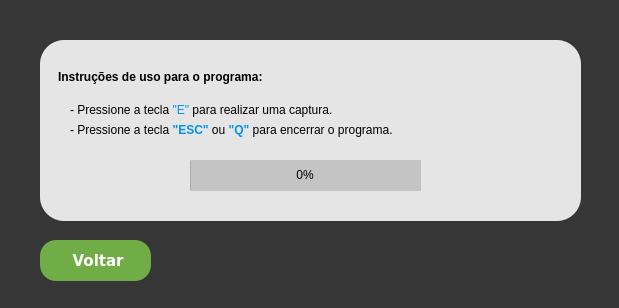
<?xml version="1.0" encoding="UTF-8"?>
<ui version="4.0">
 <class>MainWindow</class>
 <widget class="QMainWindow" name="MainWindow">
  <property name="geometry">
   <rect>
    <x>0</x>
    <y>0</y>
    <width>619</width>
    <height>308</height>
   </rect>
  </property>
  <property name="windowTitle">
   <string>MainWindow</string>
  </property>
  <property name="styleSheet">
   <string notr="true">background-color:#363636;</string>
  </property>
  <widget class="QWidget" name="centralwidget">
   <widget class="QFrame" name="frame">
    <property name="geometry">
     <rect>
      <x>40</x>
      <y>40</y>
      <width>541</width>
      <height>181</height>
     </rect>
    </property>
    <property name="styleSheet">
     <string notr="true">border-radius:24px;
background-color:#e5e5e5;</string>
    </property>
    <property name="frameShape">
     <enum>QFrame::StyledPanel</enum>
    </property>
    <property name="frameShadow">
     <enum>QFrame::Raised</enum>
    </property>
    <widget class="QLabel" name="label_5">
     <property name="geometry">
      <rect>
       <x>30</x>
       <y>50</y>
       <width>421</width>
       <height>41</height>
      </rect>
     </property>
     <property name="styleSheet">
      <string notr="true">QLabel{
font:400 12pt &quot;Verdana&quot;;
color:black;
}</string>
     </property>
     <property name="text">
      <string>&lt;html&gt;&lt;head/&gt;&lt;body&gt;&lt;p&gt;- Pressione a tecla&lt;span style=&quot; font-weight:496; color:#0293ee;&quot;&gt; &amp;quot;E&amp;quot;&lt;/span&gt; para realizar uma captura.&lt;/p&gt;&lt;/body&gt;&lt;/html&gt;</string>
     </property>
     <property name="wordWrap">
      <bool>true</bool>
     </property>
    </widget>
    <widget class="QLabel" name="label_6">
     <property name="geometry">
      <rect>
       <x>30</x>
       <y>80</y>
       <width>501</width>
       <height>21</height>
      </rect>
     </property>
     <property name="styleSheet">
      <string notr="true">QLabel{
font:400 12pt &quot;Verdana&quot;;
color:black;
}</string>
     </property>
     <property name="text">
      <string>&lt;html&gt;&lt;head/&gt;&lt;body&gt;&lt;p&gt;- Pressione a tecla &lt;span style=&quot; color:#0293ee;font-weight:500&quot;&gt;&amp;quot;ESC&amp;quot;&lt;/span&gt; ou &lt;span style=&quot; color:#0293ee;font-weight:500&quot;&gt;&amp;quot;Q&amp;quot;&lt;/span&gt; para encerrar o programa.&lt;/p&gt;&lt;/body&gt;&lt;/html&gt;</string>
     </property>
     <property name="wordWrap">
      <bool>true</bool>
     </property>
    </widget>
    <widget class="QLabel" name="label_3">
     <property name="geometry">
      <rect>
       <x>18</x>
       <y>22</y>
       <width>511</width>
       <height>31</height>
      </rect>
     </property>
     <property name="styleSheet">
      <string notr="true">QLabel{
font:400 14pt &quot;Verdana&quot;;
color:black;
}</string>
     </property>
     <property name="text">
      <string>&lt;html&gt;&lt;head/&gt;&lt;body&gt;&lt;p&gt;&lt;span style=&quot; font-weight:600;&quot;&gt;Instruções de uso para o programa:&lt;/span&gt;&lt;/p&gt;&lt;/body&gt;&lt;/html&gt;</string>
     </property>
     <property name="wordWrap">
      <bool>true</bool>
     </property>
    </widget>
    <widget class="QPushButton" name="botao_captura">
     <property name="geometry">
      <rect>
       <x>150</x>
       <y>120</y>
       <width>231</width>
       <height>31</height>
      </rect>
     </property>
     <property name="font">
      <font>
       <family>Verdana</family>
       <pointsize>10</pointsize>
       <weight>87</weight>
       <italic>false</italic>
       <bold>true</bold>
      </font>
     </property>
     <property name="cursor">
      <cursorShape>PointingHandCursor</cursorShape>
     </property>
     <property name="styleSheet">
      <string notr="true">QPushButton{
border-radius:10px;
background-color:#0293ee;
color:white;
font:700 10pt &quot;Verdana&quot;;
}

QPushButton:hover {
    background-color:#128bc7;
}</string>
     </property>
     <property name="text">
      <string>Iniciar</string>
     </property>
     <property name="autoDefault">
      <bool>true</bool>
     </property>
     <property name="default">
      <bool>false</bool>
     </property>
     <property name="flat">
      <bool>false</bool>
     </property>
    </widget>
    <widget class="QProgressBar" name="progressBar">
     <property name="enabled">
      <bool>true</bool>
     </property>
     <property name="geometry">
      <rect>
       <x>150</x>
       <y>120</y>
       <width>231</width>
       <height>31</height>
      </rect>
     </property>
     <property name="styleSheet">
      <string notr="true">background-color:#C4C4C4;
font:600 12pt &quot;Verdana&quot;; </string>
     </property>
     <property name="value">
      <number>0</number>
     </property>
     <property name="alignment">
      <set>Qt::AlignCenter</set>
     </property>
    </widget>
   </widget>
   <widget class="QPushButton" name="btnVoltar">
    <property name="geometry">
     <rect>
      <x>40</x>
      <y>240</y>
      <width>111</width>
      <height>41</height>
     </rect>
    </property>
    <property name="font">
     <font>
      <family>Verdana</family>
      <pointsize>11</pointsize>
      <weight>87</weight>
      <italic>false</italic>
      <bold>true</bold>
     </font>
    </property>
    <property name="cursor">
     <cursorShape>PointingHandCursor</cursorShape>
    </property>
    <property name="styleSheet">
     <string notr="true">QPushButton {
    border-radius:16px;	
	background-color:#70ad47;
	color:white;
	font:700 11pt &quot;Verdana&quot;;
	padding:8px;
}

QPushButton:hover {
   background-color: #0293ee;
}
</string>
    </property>
    <property name="text">
     <string> Voltar</string>
    </property>
    <property name="icon">
     <iconset>
      <normalon>C:/Users/Vinicius/Downloads/botao-de-logout-delineado (1).png</normalon>
     </iconset>
    </property>
    <property name="iconSize">
     <size>
      <width>24</width>
      <height>24</height>
     </size>
    </property>
    <property name="autoDefault">
     <bool>true</bool>
    </property>
    <property name="default">
     <bool>false</bool>
    </property>
    <property name="flat">
     <bool>false</bool>
    </property>
   </widget>
  </widget>
 </widget>
 <resources/>
 <connections>
  <connection>
   <sender>btnVoltar</sender>
   <signal>clicked()</signal>
   <receiver>MainWindow</receiver>
   <slot>close()</slot>
   <hints>
    <hint type="sourcelabel">
     <x>95</x>
     <y>260</y>
    </hint>
    <hint type="destinationlabel">
     <x>309</x>
     <y>153</y>
    </hint>
   </hints>
  </connection>
 </connections>
</ui>
